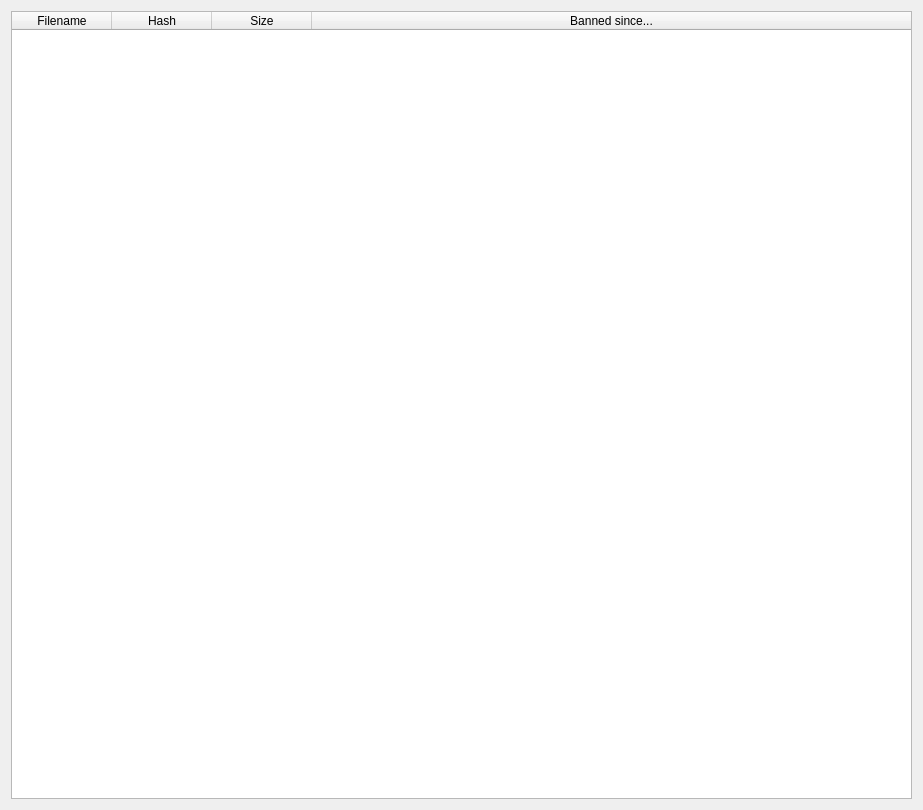
<?xml version="1.0" encoding="UTF-8"?>
<ui version="4.0">
 <class>BannedFilesDialog</class>
 <widget class="QDialog" name="BannedFilesDialog">
  <property name="geometry">
   <rect>
    <x>0</x>
    <y>0</y>
    <width>923</width>
    <height>810</height>
   </rect>
  </property>
  <layout class="QHBoxLayout" name="horizontalLayout">
   <item>
    <widget class="QTableWidget" name="bannedFiles_TW">
     <attribute name="horizontalHeaderStretchLastSection">
      <bool>true</bool>
     </attribute>
     <column>
      <property name="text">
       <string>Filename</string>
      </property>
     </column>
     <column>
      <property name="text">
       <string>Hash</string>
      </property>
     </column>
     <column>
      <property name="text">
       <string>Size</string>
      </property>
     </column>
     <column>
      <property name="text">
       <string>Banned since...</string>
      </property>
     </column>
    </widget>
   </item>
  </layout>
 </widget>
 <resources>
  <include location="../images.qrc"/>
  <include location="../icons.qrc"/>
 </resources>
 <connections/>
</ui>
